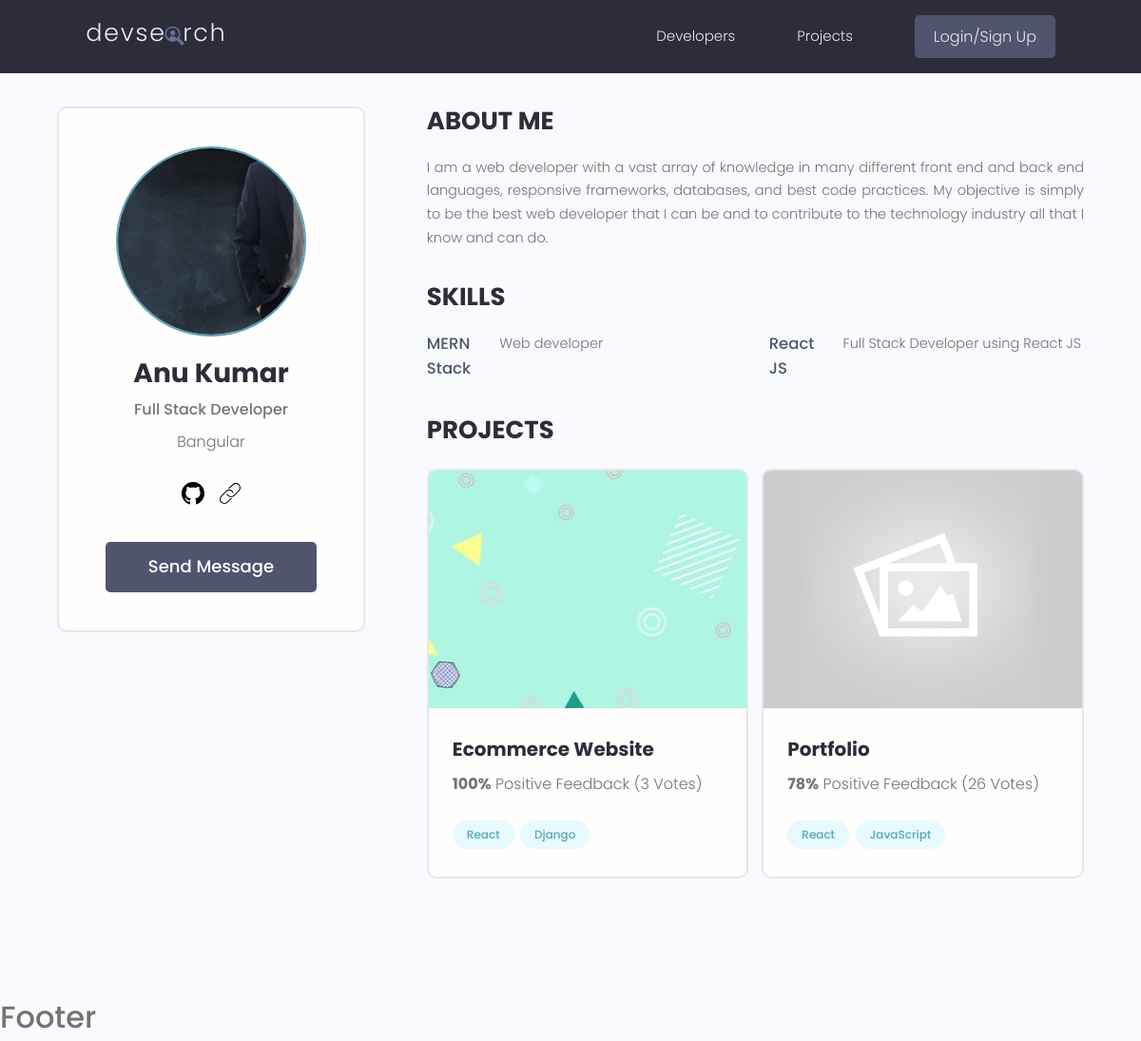
Page /users/profile/e53d932a-4434-4fac-965c-c85349ac777e on the committed database.
### users/models.py (models this page shows, shortened)
class Profile(models.Model):
    user = models.OneToOneField(User, on_delete=models.CASCADE, null=True, blank=True)
    name = models.CharField(max_length=200, null=True, blank=True)
    username = models.CharField(max_length=200, blank=True, null=True)
    location = models.CharField(max_length=200, blank=True, null=True)
    email = models.EmailField(max_length=200, null=True, blank=True)
    short_intro = models.CharField(max_length=200, blank=True, null=True)
    bio = models.TextField(blank=True, null=True)
    profile_image = models.ImageField(null=True, blank=True, upload_to='profile/', default='profile/user-default.png')
    social_github = models.CharField(max_length=200, blank=True, null=True)
    social_twitter = models.CharField(max_length=200, blank=True, null=True)
    social_linkedin = models.CharField(max_length=200, blank=True, null=True)
    social_website = models.CharField(max_length=200, blank=True, null=True)
    created = models.DateTimeField(auto_now_add=True)
    id = models.UUIDField(default=uuid.uuid4, unique=True, primary_key=True, editable=False)
    class Meta:
        ordering = ['created']

class Skill(models.Model):
    owner = models.ForeignKey(Profile, on_delete=models.CASCADE, null=True, blank=True)
    name = models.CharField(max_length=200, null=True, blank=True)
    description = models.TextField(blank=True, null=True)
    created = models.DateTimeField(auto_now_add=True)
    id = models.UUIDField(default=uuid.uuid4, unique=True, primary_key=True, editable=False)

### projects/models.py (models this page shows, shortened)
class Project(models.Model):
    owner = models.ForeignKey(Profile, null=True, blank=True, on_delete=models.CASCADE)
    title = models.CharField(max_length=200)
    description = models.TextField(null=True, blank=True)
    featured_image = models.ImageField(null=True, blank=True, default='default.png')
    demo_link = models.CharField(max_length=2000, blank=True, null=True)
    source_link = models.CharField(max_length=2000, null=True, blank=True)
    tags = models.ManyToManyField('Tag', blank=True)
    vote_total = models.IntegerField(default=0, null=True, blank=True)
    vote_ratio = models.IntegerField(default=0, null=True, blank=True)
    created = models.DateTimeField(auto_now_add=True)
    id = models.UUIDField(default=uuid.uuid4, unique=True, primary_key=True, editable=False)
    class Meta:
        ordering = ['-vote_ratio', '-vote_total', 'title']

class Tag(models.Model):
    name = models.CharField(max_length=200)
    created = models.DateTimeField(auto_now_add=True)
    id = models.UUIDField(default=uuid.uuid4, unique=True, primary_key=True, editable=False)

### users/views.py (the view)
# urls.py: path('profile/<str:pk>', views.profile, name='profile'),
def profile(request, pk):
    data = Profile.objects.get(id=pk)
    return render(request, 'users/profile.html', {'profile': data})

### users/templates/users/profile.html (shortened to what this page needs)
{% extends 'main.html' %}
{% block content %}
<main class="profile my-md">
    <div class="container">
      <div class="layout">
        <div class="column column--1of3">
          <div class="card text-center">
            <div class="card__body dev">
              <img class="avatar avatar--xl" src="{{profile.profile_image.url}}" />
              <h2 class="dev__name">{{profile.name}}</h2>
              <p class="dev__title">{{profile.short_intro}}</p>
              <p class="dev__location">{{profile.location}}</p>
              <ul class="dev__social">
                  {% if profile.social_github %}
                <li>
                  <a title="Github" href="{{profile.social_github}}" target="_blank">
                  </a>
                </li>
                  {% endif %}
                  {% if profile.social_website %}
                <li>
                  <a title="Portfolio" href="{{profile.social_website}}" target="_blank">
                  </a>
                </li>
                  {% endif %}
              </ul>
              <a href="{% url 'send-message' profile.id %}" class="btn btn--sub btn--lg">Send Message </a>
            </div>
          </div>
        </div>
        <div class="column column--2of3">
          <div class="devInfo">
            <h3 class="devInfo__title">About Me</h3>
            <p class="devInfo__about">
              {{profile.bio}}
            </p>
          </div>
          <div class="devInfo">
            <h3 class="devInfo__title">Skills</h3>
            <div class="devInfo__skills">
              <div class="devSkill">
                  {% for skill in profile.skill_set.all %}
                <h4 class="devSkill__title">{{skill.name}}</h4>
                <p class="devSkill__info">
                  {{skill.description}}
                </p>
                  {% endfor %}
              </div>
            </div>
          </div>
          <div class="devInfo">
            <h3 class="devInfo__title">Projects</h3>
            <div class="grid grid--two">
                {% for project in profile.project_set.all %}
              <div class="column">
                <div class="card project">
                  <a href="single-project.html" class="project">
                    <img class="project__thumbnail" src="{{project.featured_image.url}}" alt="project thumbnail" />
                    <div class="card__body">
                      <h3 class="project__title">{{project.title}}</h3>
                      <p class="project--rating">
                        <span style="font-weight: bold;">{{project.vote_ratio}}%</span> Positive
                    Feedback ({{project.vote_total}} Vote{{ project.vote_total|pluralize:"s" }})
                      </p>
                      <div class="project__tags">
                        {% for tag in project.tags.all %}
                    <span class="tag tag--pill tag--main">
                      <small>{{tag.name}}</small>
                    </span>
                      {% endfor %}
                      </div>
                    </div>
                  </a>
                </div>
              </div>
                {% endfor %}
            </div>
          </div>
        </div>
      </div>
    </div>
  </main>
{% endblock content %}

### static/styles/app.css (style rules this page uses)
:root { --color-sub: #2d2d39; }
.btn--sub { background-color: var(--color-sub-light); }
.card { border: 2px solid var(--color-light); }
img { width: 100%; }
.profile .card > .dev { padding: 4rem; }
.dev__name { color: var(--color-sub); font-size: 2.8rem; font-weight: 700; margin-top: 1rem; margin-bottom: 0.5rem; }
.dev__title { font-size: 1.6rem; font-weight: 500; line-height: 1.3; }
.dev__location { margin-top: 1rem; }
.dev__social { margin: 3rem 0; list-style: none; display: flex; justify-content: center; gap: 1.5rem; }
.devInfo { margin-bottom: 3rem; }
.devInfo__title, .devInfo__subtitle { font-size: 2.6rem; color: var(--color-sub); text-transform: uppercase; font-weight: 700; margin-bottom: 1.5rem; }
.devInfo__about, .devSkill__info { font-size: 1.45rem; line-height: 1.7; text-align: justify; }
.devSkill { margin-bottom: 3rem; }
.devSkill__title { font-size: 1.65rem; font-weight: 500; color: var(--color-sub-light); }
@media screen and (min-width: 700px) { .devSkill { display: flex; justify-content: space-between; gap: 3rem; } }
@media screen and (min-width: 700px) { .devSkill__info { flex-basis: 80%; } }
.project--rating { margin-bottom: 1.6em; margin-top: .5em; }
.project__thumbnail { height: 25rem; object-fit: cover; object-position: top center; }
.project__title { font-size: 2rem; font-weight: 700; color: var(--color-sub); }

### static/uikit/styles/modules/_variables.css (style rules this page uses)
:root { --color-main: #5aa5b9; --color-main-light: #e6faff; --color-sub: #3f4156; --color-sub-light: #51546e; --color-sub-lighter: #ededfd; --color-text: #737373; --color-gray: #8b8b8b; --color-light: #e5e7eb; --color-light-gray: #767676; --color-bg: #f8fafd; --color-white: #fffefd; --color-white-light: #f3f3f3; --color-success: #359e64; --color-success-bg: #def8e8; --color-error: #fc4b0b; --color-error-bg: #fff2ee; --font-base: 'Poppins', arial, helvetica, 'Segoe UI', roboto, ubuntu, sans-serif; --font-monospace: 'Fira Code', 'Courier New', courier, monospace; --font-regular: 300; --font-medium: 500; --font-bold: 700; --generic-shadow: 1px 1px 5px #00000010; --generic-transition: all 0.3s ease-in-out; }

### static/uikit/styles/modules/_base.css (style rules this page uses)
* { margin: 0; padding: 0; box-sizing: border-box; text-rendering: optimizeLegibility; color: inherit; font-size: inherit; }
html { font-size: 50%; }
@media only screen and (min-width: 480px) { html { font-size: 56.25%; } }
@media only screen and (min-width: 1200px) { html { font-size: 62.5%; } }
body { line-height: 1.6; font-weight: 400; font-size: 1.5rem; color: var(--color-text); background-color: var(--color-bg); min-height: 100vh; }

### static/uikit/styles/modules/_typography.css (style rules this page uses)
* { font-family: var(--font-base); }
h2 { font-size: 3.6rem; font-weight: var(--font-bold); }
h3 { font-size: 3.2rem; font-weight: var(--font-medium); }
h4 { font-size: 2.8rem; font-weight: var(--font-medium); }
p, span, strong { font-size: 1.6rem; color: var(--color-text); font-weight: var(--font-regular); }
a { padding-bottom: 2px; text-decoration: none; display: inline-block; color: var(--color-main); font-weight: var(--font-medium); }

### static/uikit/styles/modules/_utilities.css (style rules this page uses)
.container { width: 95%; max-width: 165rem; margin: 0 auto; box-sizing: border-box; }
@media screen and (min-width: 1000px) { .container { width: 90%; } }
@media screen and (min-width: 1200px) { .container { width: 90%; } }
.text-center { text-align: center; }
.my-md { margin: 3rem auto; }

### static/uikit/styles/modules/_avatar.css (style rules this page uses)
.avatar { border-radius: 50%; border: 2px solid var(--color-main); object-fit: cover; }
.avatar--xl { height: 20rem; width: 20rem; }

### static/uikit/styles/modules/_button.css (style rules this page uses)
.btn { display: inline-block; position: relative; cursor: pointer; background-color: var(--color-light); font-weight: var(--font-medium); color: var(--color-sub); text-decoration: none; padding: 1rem 2rem; border-radius: 0.5rem; border: none; width: -webkit-fit-content; width: -moz-fit-content; width: fit-content; height: -webkit-fit-content; height: -moz-fit-content; height: fit-content; font-size: 1.6rem; outline-width: 0; outline-color: transparent; -webkit-backface-visibility: hidden; backface-visibility: hidden; transition: all 0.3s ease-in-out; }
.btn--sub { background-color: var(--color-sub); color: var(--color-white); }
.btn--lg { font-size: 1.8rem; padding: 1.2rem 4.5rem; }

### static/uikit/styles/modules/_card.css (style rules this page uses)
.card { border-radius: 1rem; background-color: var(--color-white); border: 1.5px solid var(--color-light); width: auto; height: auto; margin-top: 0.5rem; margin-bottom: 0.5rem; overflow: hidden; }
.card__body, .card__header { padding: 2rem 2.5rem; }

### rows in the picture
Profile: profile_image (picture), name "Anu Kumar", short_intro "Full Stack Developer", location "Bangular", bio "I am a web developer with a vast array of knowledge in many different front end and back end languages, responsive frameworks, databases, and best code practices. My objective is simply to be the best web developer that I can be and to contribute to the technology industry all that I know and can do."
Skill: name "MERN Stack", description "Web developer"
Skill: name "React JS", description "Full Stack Developer using React JS"
Project: featured_image (picture), title "Ecommerce Website", vote_ratio "100", vote_total "3"
Tag: name "React"
Tag: name "Django"
Project: featured_image (placeholder picture), title "Portfolio", vote_ratio "78", vote_total "26"
Tag: name "JavaScript"
